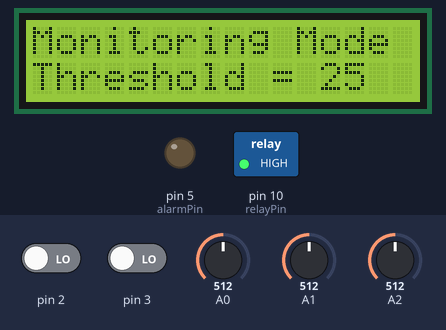
Bench run of a sketch on a simulated Arduino Uno, built with avr-gcc and run on an emulated ATmega328P. Shown: 16×2 character LCD, switched loads named in the sketch (green lamp = pin HIGH), output pins drawn as LEDs (lit = HIGH). Inputs (shaded band) come from the test bench; at power-on: A0 = 512, pin 2 LOW, A1 = 512, pin 3 LOW, A2 = 512. EEPROM starts erased.

Above: at 6.2 s.
6.3 s: A0 set to 555
At 7.4 s:
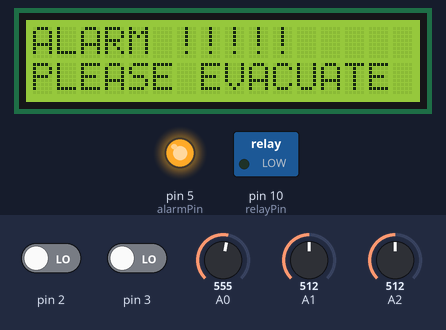
10.8 s: A0 set to 511
At 12.5 s:
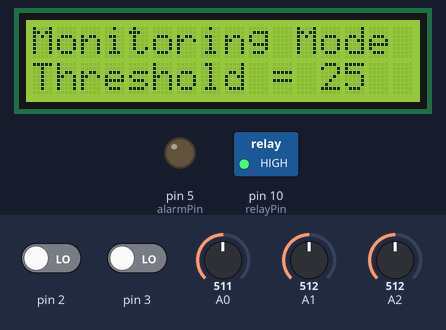
12.8 s: pin 2 driven HIGH
At 13.5 s:
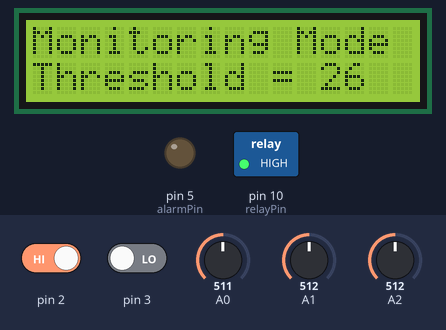
14.3 s: A1 set to 547
At 14.7 s:
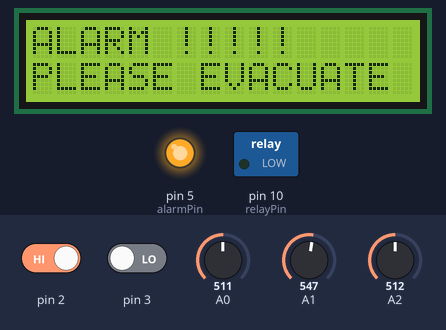
Timing chart, 0 to 16.8 s (numbered marks = the images above; inputs shaded):
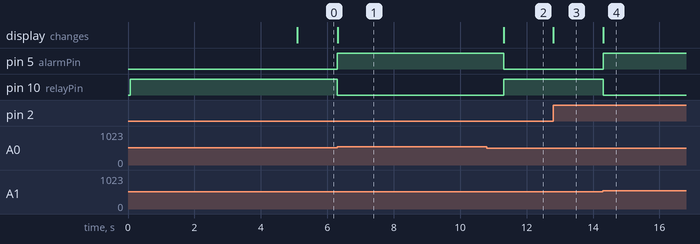

The sketch:

earthQuake.ino
```cpp
#include <EEPROM.h>
#include "EEPROMAnything.h"
#include <LiquidCrystal.h>


const int alarmPin = 5;
const int relayPin = 10;
int Xacc, Yacc, Zacc, threshold = 0, thresholdSET = 25;
long debouncing_time = 15; //Debouncing Time in Milliseconds
volatile unsigned long last_micros;
LiquidCrystal lcd(12, 11, 9, 8, 7, 6);
struct sensorValue
{
  int X;
  int Y;
  int Z;
};

sensorValue acceleration;

void debounceInterrupt_Increment()
{
  if ((long)(micros() - last_micros) >= debouncing_time * 1000) {
    IncrementThreshold();
    last_micros = micros();
  }
}

void debounceInterrupt_Decrement()
{
  if ((long)(micros() - last_micros) >= debouncing_time * 1000) {
    DecrementThreshold();
    last_micros = micros();
  }
}
void IncrementThreshold() {
  thresholdSET = EEPROM.read(500);
  thresholdSET++;
  EEPROM.write(500, thresholdSET);
}

void DecrementThreshold() {
  thresholdSET = EEPROM.read(500);
  thresholdSET--;
  EEPROM.write(500, thresholdSET);
}

void setup() {
  lcd.begin(16, 2);
  attachInterrupt(0, debounceInterrupt_Increment, RISING);
  attachInterrupt(1, debounceInterrupt_Decrement, RISING);
  pinMode(alarmPin, OUTPUT);
  pinMode(relayPin, OUTPUT);
  digitalWrite(relayPin, HIGH);
  EEPROM.write(500, thresholdSET);
  digitalWrite(alarmPin, LOW);
  lcd.setCursor(0, 0);
  lcd.print("Initializing....");
  delay(5000);
  sensorValue acceleration = { analogRead(A0) , analogRead(A1) , analogRead(A2) };
  EEPROM_writeAnything(0, acceleration);
  EEPROM_readAnything(0, acceleration);
  lcd.clear();
}

void loop() {
  EEPROM_readAnything(0, acceleration);
  threshold = EEPROM.read(500);
  lcd.setCursor(0, 0);
  lcd.print("Monitoring Mode");
  lcd.setCursor(0,1);
  lcd.print("Threshold = ");
  lcd.print(threshold);
  Xacc = analogRead(A0);
  Yacc = analogRead(A1);
  Zacc = analogRead(A2);

  if ((Xacc >= (acceleration.X + threshold)) || (Xacc <= (acceleration.X - threshold))||(Yacc >= (acceleration.Y + threshold)) || (Yacc <= (acceleration.Y - threshold))||(Zacc >= (acceleration.Z + threshold)) || (Zacc <= (acceleration.Z - threshold))) {
    digitalWrite(relayPin, LOW);
    digitalWrite(alarmPin, HIGH);
    lcd.clear();
    lcd.setCursor(0, 0);
    lcd.print("ALARM !!!!!");
    lcd.setCursor(0,1);
    lcd.print("PLEASE EVACUATE");
    delay(5000);
    digitalWrite(relayPin, HIGH);
    digitalWrite(alarmPin, LOW);
    lcd.clear();
  }


}
```

Measured:
- the behaviour switches between 536 and 537 on A0 (found by bisection; images 0 and 1)
- the behaviour switches between 537 and 538 on A1 (found by bisection; images 3 and 4)
- after the input at 6.3 s, pin 5 (alarmPin): LOW → HIGH at once; pin 10 (relayPin): HIGH → LOW at once; the display: changes at once (image 1)
- after the input at 10.8 s, pin 5 (alarmPin): HIGH → LOW after 0.51 s; pin 10 (relayPin): LOW → HIGH after 0.51 s; the display: first differs from a run without the input after 0.52 s (image 2)
- after the input at 12.8 s, the display: changes at once (image 3)
- after the input at 14.3 s, pin 5 (alarmPin): LOW → HIGH at once; pin 10 (relayPin): HIGH → LOW at once; the display: changes at once (image 4)
